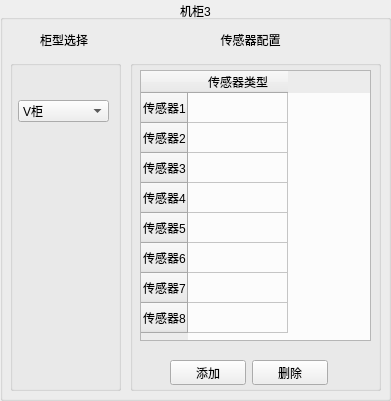
      <widget class="QGroupBox" name="groupBox_173">
       <property name="geometry">
        <rect>
         <x>810</x>
         <y>10</y>
         <width>391</width>
         <height>401</height>
        </rect>
       </property>
       <property name="title">
        <string>机柜3</string>
       </property>
       <property name="alignment">
        <set>Qt::AlignCenter</set>
       </property>
       <widget class="QGroupBox" name="groupBox_174">
        <property name="geometry">
         <rect>
          <x>710</x>
          <y>0</y>
          <width>211</width>
          <height>281</height>
         </rect>
        </property>
        <property name="title">
         <string>机柜1</string>
        </property>
       </widget>
       <widget class="QGroupBox" name="groupBox_175">
        <property name="geometry">
         <rect>
          <x>470</x>
          <y>0</y>
          <width>211</width>
          <height>281</height>
         </rect>
        </property>
        <property name="title">
         <string>机柜1</string>
        </property>
       </widget>
       <widget class="QGroupBox" name="groupBox_176">
        <property name="geometry">
         <rect>
          <x>10</x>
          <y>60</y>
          <width>111</width>
          <height>331</height>
         </rect>
        </property>
        <property name="title">
         <string/>
        </property>
        <widget class="QComboBox" name="Cabinet_comboBox_4851_master_c3_5">
         <property name="geometry">
          <rect>
           <x>8</x>
           <y>40</y>
           <width>91</width>
           <height>22</height>
          </rect>
         </property>
         <item>
          <property name="text">
           <string>V柜</string>
          </property>
         </item>
         <item>
          <property name="text">
           <string>C柜</string>
          </property>
         </item>
         <item>
          <property name="text">
           <string>D柜</string>
          </property>
         </item>
         <item>
          <property name="text">
           <string>696CBBR柜</string>
          </property>
         </item>
         <item>
          <property name="text">
           <string>696CB柜</string>
          </property>
         </item>
         <item>
          <property name="text">
           <string>BE柜</string>
          </property>
         </item>
         <item>
          <property name="text">
           <string>DE柜</string>
          </property>
         </item>
         <item>
          <property name="text">
           <string>F柜</string>
          </property>
         </item>
         <item>
          <property name="text">
           <string>M柜</string>
          </property>
         </item>
         <item>
          <property name="text">
           <string>PT柜</string>
          </property>
         </item>
         <item>
          <property name="text">
           <string>PTC500柜</string>
          </property>
         </item>
         <item>
          <property name="text">
           <string>PTC600柜</string>
          </property>
         </item>
         <item>
          <property name="text">
           <string>SL柜</string>
          </property>
         </item>
         <item>
          <property name="text">
           <string>SV25SV20柜</string>
          </property>
         </item>
         <item>
          <property name="text">
           <string>SV柜</string>
          </property>
         </item>
         <item>
          <property name="text">
           <string>V25V20柜</string>
          </property>
         </item>
        </widget>
        <widget class="QLabel" name="picture_lable_4851_master_c3_5">
         <property name="geometry">
          <rect>
           <x>20</x>
           <y>70</y>
           <width>71</width>
           <height>211</height>
          </rect>
         </property>
         <property name="text">
          <string/>
         </property>
        </widget>
       </widget>
       <widget class="QTableWidget" name="tableWidget_4851_master_c3_5">
        <property name="geometry">
         <rect>
          <x>140</x>
          <y>70</y>
          <width>231</width>
          <height>271</height>
         </rect>
        </property>
        <property name="lineWidth">
         <number>1</number>
        </property>
        <property name="autoScrollMargin">
         <number>16</number>
        </property>
        <row>
         <property name="text">
          <string>传感器1</string>
         </property>
        </row>
        <row>
         <property name="text">
          <string>传感器2</string>
         </property>
        </row>
        <row>
         <property name="text">
          <string>传感器3</string>
         </property>
        </row>
        <row>
         <property name="text">
          <string>传感器4</string>
         </property>
        </row>
        <row>
         <property name="text">
          <string>传感器5</string>
         </property>
        </row>
        <row>
         <property name="text">
          <string>传感器6</string>
         </property>
        </row>
        <row>
         <property name="text">
          <string>传感器7</string>
         </property>
        </row>
        <row>
         <property name="text">
          <string>传感器8</string>
         </property>
        </row>
        <column>
         <property name="text">
          <string>传感器类型</string>
         </property>
        </column>
       </widget>
       <widget class="QLabel" name="label_113">
        <property name="geometry">
         <rect>
          <x>200</x>
          <y>30</y>
          <width>101</width>
          <height>20</height>
         </rect>
        </property>
        <property name="text">
         <string>传感器配置</string>
        </property>
        <property name="alignment">
         <set>Qt::AlignCenter</set>
        </property>
       </widget>
       <widget class="QLabel" name="label_114">
        <property name="geometry">
         <rect>
          <x>40</x>
          <y>30</y>
          <width>54</width>
          <height>20</height>
         </rect>
        </property>
        <property name="text">
         <string>柜型选择</string>
        </property>
       </widget>
       <widget class="QGroupBox" name="groupBox_177">
        <property name="geometry">
         <rect>
          <x>130</x>
          <y>60</y>
          <width>251</width>
          <height>331</height>
         </rect>
        </property>
        <property name="title">
         <string/>
        </property>
        <widget class="QWidget" name="layoutWidget_40">
         <property name="geometry">
          <rect>
           <x>40</x>
           <y>300</y>
           <width>158</width>
           <height>25</height>
          </rect>
         </property>
         <layout class="QHBoxLayout" name="horizontalLayout_77">
          <item>
           <widget class="QPushButton" name="addBt_4851_master_c3_5">
            <property name="text">
             <string>添加</string>
            </property>
           </widget>
          </item>
          <item>
           <widget class="QPushButton" name="deleteBt_4851_master_c3_5">
            <property name="text">
             <string>删除</string>
            </property>
           </widget>
          </item>
         </layout>
        </widget>
       </widget>
      </widget>
